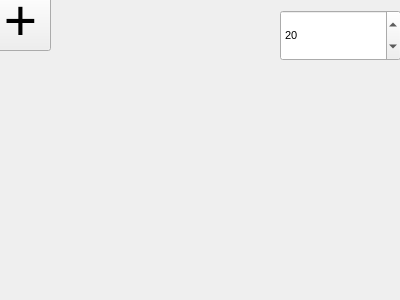
<?xml version="1.0" encoding="UTF-8"?>
<ui version="4.0">
 <class>MainWindow</class>
 <widget class="QMainWindow" name="MainWindow">
  <property name="enabled">
   <bool>true</bool>
  </property>
  <property name="geometry">
   <rect>
    <x>0</x>
    <y>0</y>
    <width>400</width>
    <height>300</height>
   </rect>
  </property>
  <property name="font">
   <font>
    <pointsize>8</pointsize>
   </font>
  </property>
  <property name="windowTitle">
   <string>MiSicsCid</string>
  </property>
  <property name="windowOpacity">
   <double>1.000000000000000</double>
  </property>
  <property name="toolButtonStyle">
   <enum>Qt::ToolButtonIconOnly</enum>
  </property>
  <property name="documentMode">
   <bool>false</bool>
  </property>
  <property name="tabShape">
   <enum>QTabWidget::Rounded</enum>
  </property>
  <property name="unifiedTitleAndToolBarOnMac">
   <bool>false</bool>
  </property>
  <widget class="QWidget" name="centralWidget">
   <widget class="QLabel" name="label">
    <property name="geometry">
     <rect>
      <x>0</x>
      <y>0</y>
      <width>201</width>
      <height>101</height>
     </rect>
    </property>
    <property name="minimumSize">
     <size>
      <width>0</width>
      <height>0</height>
     </size>
    </property>
    <property name="text">
     <string/>
    </property>
    <property name="scaledContents">
     <bool>true</bool>
    </property>
   </widget>
   <widget class="QSpinBox" name="spinBox">
    <property name="geometry">
     <rect>
      <x>280</x>
      <y>10</y>
      <width>121</width>
      <height>51</height>
     </rect>
    </property>
    <property name="wrapping">
     <bool>false</bool>
    </property>
    <property name="minimum">
     <number>1</number>
    </property>
    <property name="maximum">
     <number>100</number>
    </property>
    <property name="value">
     <number>20</number>
    </property>
   </widget>
   <widget class="QPushButton" name="pushButton">
    <property name="geometry">
     <rect>
      <x>-10</x>
      <y>-10</y>
      <width>61</width>
      <height>61</height>
     </rect>
    </property>
    <property name="font">
     <font>
      <pointsize>43</pointsize>
     </font>
    </property>
    <property name="text">
     <string>+</string>
    </property>
   </widget>
  </widget>
 </widget>
 <layoutdefault spacing="6" margin="11"/>
 <resources/>
 <connections/>
</ui>
